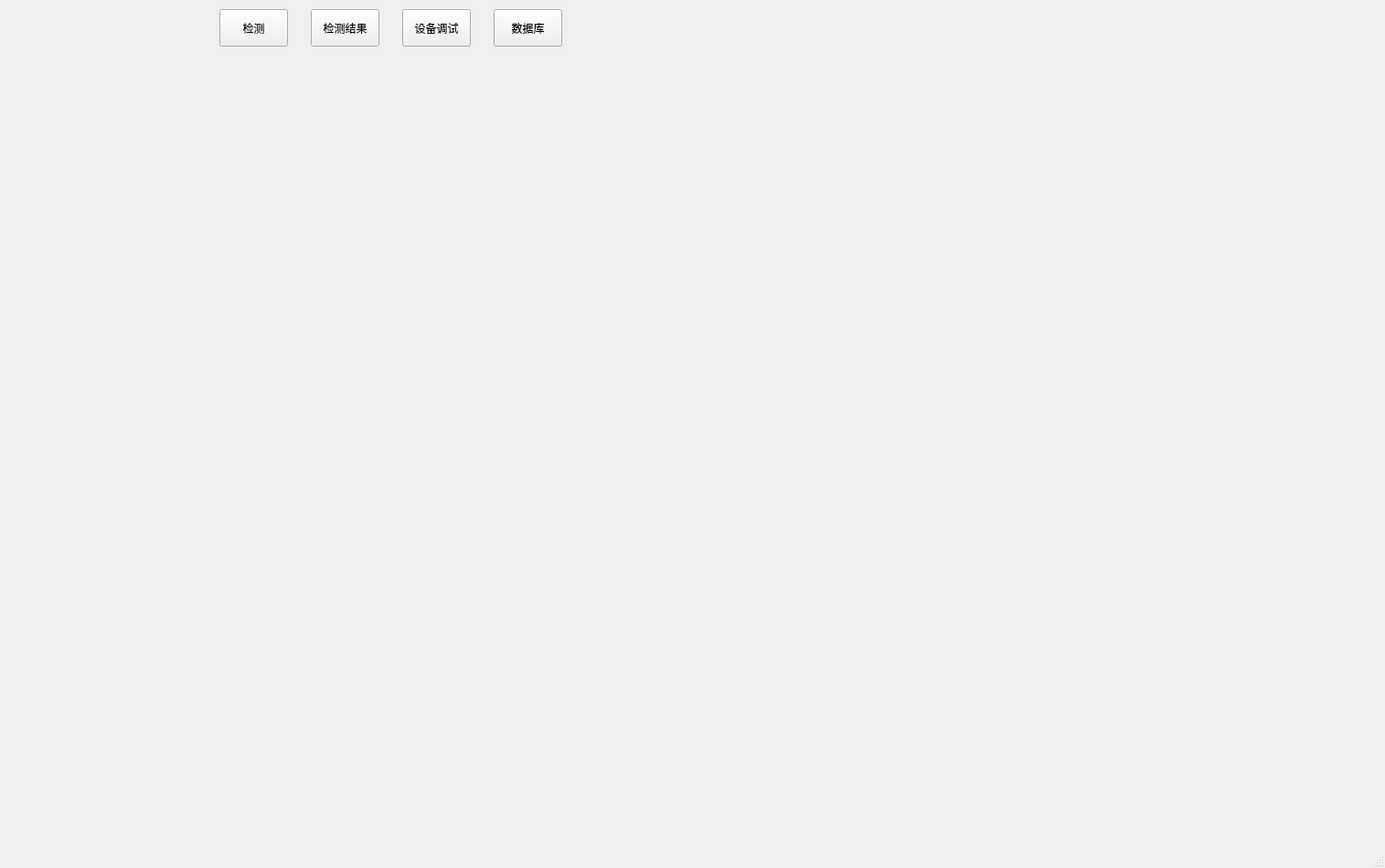
<?xml version="1.0" encoding="UTF-8"?>
<ui version="4.0">
 <class>MainWindow</class>
 <widget class="QMainWindow" name="MainWindow">
  <property name="geometry">
   <rect>
    <x>0</x>
    <y>0</y>
    <width>1515</width>
    <height>950</height>
   </rect>
  </property>
  <property name="minimumSize">
   <size>
    <width>1515</width>
    <height>950</height>
   </size>
  </property>
  <property name="maximumSize">
   <size>
    <width>1515</width>
    <height>950</height>
   </size>
  </property>
  <property name="windowTitle">
   <string>MainWindow</string>
  </property>
  <property name="styleSheet">
   <string notr="true">QMainWindow::separator {
    background-color: #31363b;
    color: white;
    padding-left: 4px;
    spacing: 2px;
    border: 1px dashed #76797C;
}

QMainWindow::separator:hover {
    background-color: #787876;
    color: white;
    padding-left: 4px;
    border: 1px solid #76797C;
    spacing: 2px;
}</string>
  </property>
  <widget class="QWidget" name="centralwidget">
   <widget class="QPushButton" name="bt_detect">
    <property name="geometry">
     <rect>
      <x>240</x>
      <y>10</y>
      <width>75</width>
      <height>41</height>
     </rect>
    </property>
    <property name="text">
     <string>检测</string>
    </property>
   </widget>
   <widget class="QPushButton" name="bt_device">
    <property name="geometry">
     <rect>
      <x>440</x>
      <y>10</y>
      <width>75</width>
      <height>41</height>
     </rect>
    </property>
    <property name="text">
     <string>设备调试</string>
    </property>
   </widget>
   <widget class="QPushButton" name="bt_db">
    <property name="geometry">
     <rect>
      <x>540</x>
      <y>10</y>
      <width>75</width>
      <height>41</height>
     </rect>
    </property>
    <property name="text">
     <string>数据库</string>
    </property>
   </widget>
   <widget class="QPushButton" name="bt_result">
    <property name="geometry">
     <rect>
      <x>340</x>
      <y>10</y>
      <width>75</width>
      <height>41</height>
     </rect>
    </property>
    <property name="text">
     <string>检测结果</string>
    </property>
   </widget>
   <widget class="QStackedWidget" name="stacked_widget">
    <property name="geometry">
     <rect>
      <x>0</x>
      <y>90</y>
      <width>1500</width>
      <height>820</height>
     </rect>
    </property>
    <property name="minimumSize">
     <size>
      <width>1500</width>
      <height>820</height>
     </size>
    </property>
    <property name="maximumSize">
     <size>
      <width>1500</width>
      <height>820</height>
     </size>
    </property>
    <property name="currentIndex">
     <number>0</number>
    </property>
    <widget class="WidgetDetect" name="page"/>
    <widget class="WidgetResult" name="page_2"/>
    <widget class="WidgetDevice" name="page_3"/>
    <widget class="WidgetDB" name="page_4"/>
   </widget>
  </widget>
  <widget class="QMenuBar" name="menubar">
   <property name="geometry">
    <rect>
     <x>0</x>
     <y>0</y>
     <width>1515</width>
     <height>21</height>
    </rect>
   </property>
  </widget>
  <widget class="QStatusBar" name="statusbar"/>
 </widget>
 <customwidgets>
  <customwidget>
   <class>WidgetDevice</class>
   <extends>QWidget</extends>
   <header location="global">widget_device.h</header>
   <container>1</container>
  </customwidget>
  <customwidget>
   <class>WidgetDB</class>
   <extends>QWidget</extends>
   <header location="global">widget_db.h</header>
   <container>1</container>
  </customwidget>
  <customwidget>
   <class>WidgetDetect</class>
   <extends>QWidget</extends>
   <header location="global">widget_detect.h</header>
   <container>1</container>
  </customwidget>
  <customwidget>
   <class>WidgetResult</class>
   <extends>QWidget</extends>
   <header location="global">widget_result.h</header>
   <container>1</container>
  </customwidget>
 </customwidgets>
 <resources/>
 <connections/>
</ui>
